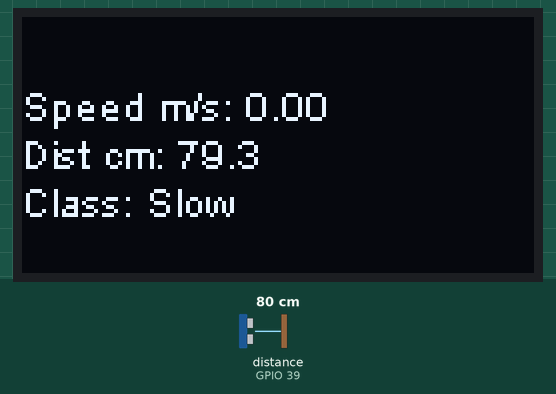
Recording of a sketch running on a simulated ESP8266 (NodeMCU). On the bench: 128×64 one-colour display. Wiring (inferred from the names in the program): ultrasonic range finder: trigger GPIO 4; echo GPIO 39. Inputs (shaded band) come from the test bench; at power-on: distance to the obstacle (sensor on GPIO 39) 80 cm. The echo pulse lasts 58.3 µs per cm; what the sketch prints to the serial monitor is not drawn.

Above: at 1.2 s.
1.3 s: distance to the obstacle (sensor on GPIO 39) set to 2 cm
At 2.5 s:
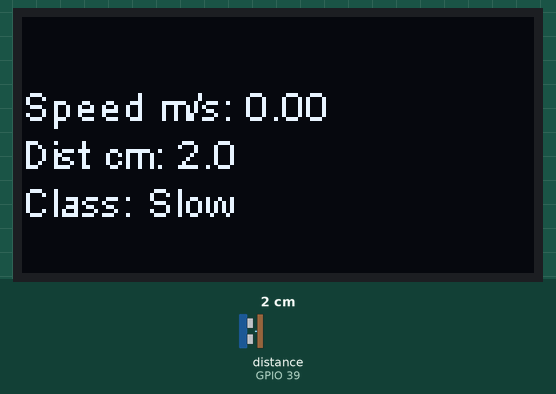
2.8 s: distance to the obstacle (sensor on GPIO 39) set to 4 cm
At 3.6 s:
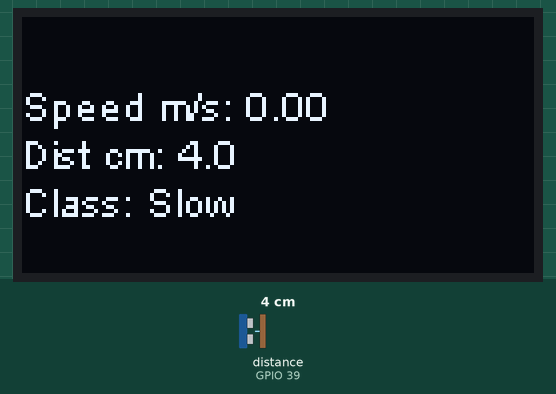
4.3 s: distance to the obstacle (sensor on GPIO 39) set to 9 cm
At 5.7 s:
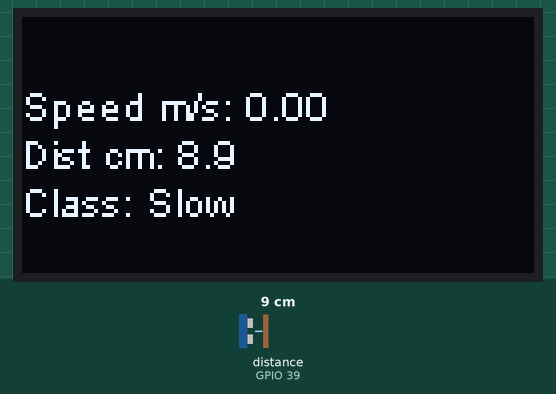
Timing chart, 0 to 7.3 s (numbered marks = the images above; inputs shaded):
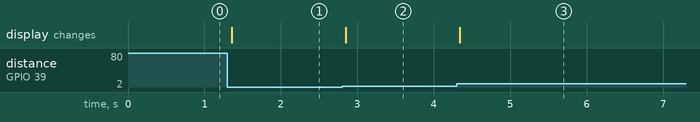

The sketch:

nn_model_in_arduino.ino
```cpp
#include <Wire.h>
#include "HT_SSD1306Wire.h"
#include <float.h>

#define OLED_SDA 17
#define OLED_SCL 18
#define OLED_RST 21
#define TRIG_PIN 4
#define ECHO_PIN 39

float W1[2][10] = {
  {-3.10040451, -0.08790189, 4.45056796, 6.04434460, -0.34442951, -1.19261733, 11.8925587, 0.05383058, -0.71778514, -5.59220223},
  {-0.06947660, -0.24884962, 0.01157892, 0.03001448, -0.19047243, -0.93576308, -0.09986304, -0.10858069, -0.13750988, 0.1088018}
};
float b1[10] = {-2.41859308, -2.84315199, -5.54913339, -7.66488596, -3.36641391, -2.4058977, 7.23615425, -3.7337946, -2.44712898, -3.19801313};
float W2[10][3] = {
  {2.84339815, -0.19122471, -1.34477276}, {-0.65587516, -0.10194031, -1.10039286}, {-3.35886542, -3.86961187, 5.85254304},
  {-2.53729713, -5.16512653, 8.66130149}, {0.34667179, 0.70826482, -1.30359985}, {0.84661081, -0.19939261, -3.61886837},
  {-10.32929116, 9.36964121, 0.56679172}, {-0.90468898, 1.08420005, -0.42489477}, {0.21132478, -0.35421908, -2.51611067},
  {6.11767206, -2.70217893, -3.77779276}
};
float b2[3] = {3.03952821, 0.1725231, -3.21205131};

float mean[2] = {1.0, 30.0};
float stddev[2] = {0.5, 20.0};

const char* speedLabels[] = {"Slow", "Normal", "Fast"};
SSD1306Wire OledDisplay(0x3C, 400000, OLED_SDA, OLED_SCL, GEOMETRY_128_64, OLED_RST);

unsigned long prevStepTime = 0;
bool legNear = false;
float stepFrequency = 0.0;
int stepCount = 0;

float getDistance() {
  digitalWrite(TRIG_PIN, LOW);
  delayMicroseconds(2);
  digitalWrite(TRIG_PIN, HIGH);
  delayMicroseconds(10);
  digitalWrite(TRIG_PIN, LOW);
  long duration = pulseIn(ECHO_PIN, HIGH, 30000);
  if (duration == 0) return -1;
  return duration * 0.034 / 2.0;
}

void setup() {
  Serial.begin(115200);
  pinMode(TRIG_PIN, OUTPUT);
  pinMode(ECHO_PIN, INPUT);
  OledDisplay.init();
  OledDisplay.clear();
  OledDisplay.display();
  Serial.println("Walking Speed Estimator Ready");
}

void loop() {
  float legDistance = getDistance();
  unsigned long currentTime = millis();
  if (legDistance < 25.0 && !legNear) {
    legNear = true;
    stepCount++;
    if (prevStepTime > 0) {
      float stepTime = (currentTime - prevStepTime) / 1000.0;
      stepFrequency = 1.0 / stepTime;
    }
    prevStepTime = currentTime;
  }
  if (legDistance > 35.0) {
    legNear = false;
  }

  float X[2];
  X[0] = (stepFrequency - mean[0]) / stddev[0];
  X[1] = (legDistance - mean[1]) / stddev[1];

  float hidden[10];
  for (int i = 0; i < 10; i++) {
    hidden[i] = b1[i];
    for (int j = 0; j < 2; j++) {
      hidden[i] += X[j] * W1[j][i];
    }
    hidden[i] = 1.0 / (1.0 + exp(-hidden[i]));
  }

  float output[3];
  float sumExp = 0;
  for (int i = 0; i < 3; i++) {
    output[i] = b2[i];
    for (int j = 0; j < 10; j++) {
      output[i] += hidden[j] * W2[j][i];
    }
    output[i] = exp(output[i]);
    sumExp += output[i];
  }
  for (int i = 0; i < 3; i++) {
    output[i] /= sumExp;
  }

  int predictedClass = 0;
  for (int i = 1; i < 3; i++) {
    if (output[i] > output[predictedClass]) {
      predictedClass = i;
    }
  }
  float strideLength = 0.65; // in meters (you can calibrate this)
  float walkingSpeed = strideLength * stepFrequency; // in m/s
  Serial.print(stepFrequency);
  Serial.print(',');
  Serial.print(legDistance);
  Serial.print(',');
  Serial.print(walkingSpeed, 2);
  Serial.print(',');
  Serial.println(speedLabels[predictedClass]);

  OledDisplay.clear();
  OledDisplay.setFont(ArialMT_Plain_10);
  OledDisplay.drawString(0, 28, "Dist cm: " + String(legDistance, 1));
  OledDisplay.drawString(0, 16, "Speed m/s: " + String(walkingSpeed, 2));
  OledDisplay.drawString(0, 40, "Class: " + String(speedLabels[predictedClass]));
  OledDisplay.display();

  delay(100); // Faster loop for better responsiveness
}
```

Measured:
- after the input at 1.3 s, the display: changes after 0.06 s (image 1)
- after the input at 2.8 s, the display: changes after 0.05 s (image 2)
- after the input at 4.3 s, the display: changes at once (image 3)
